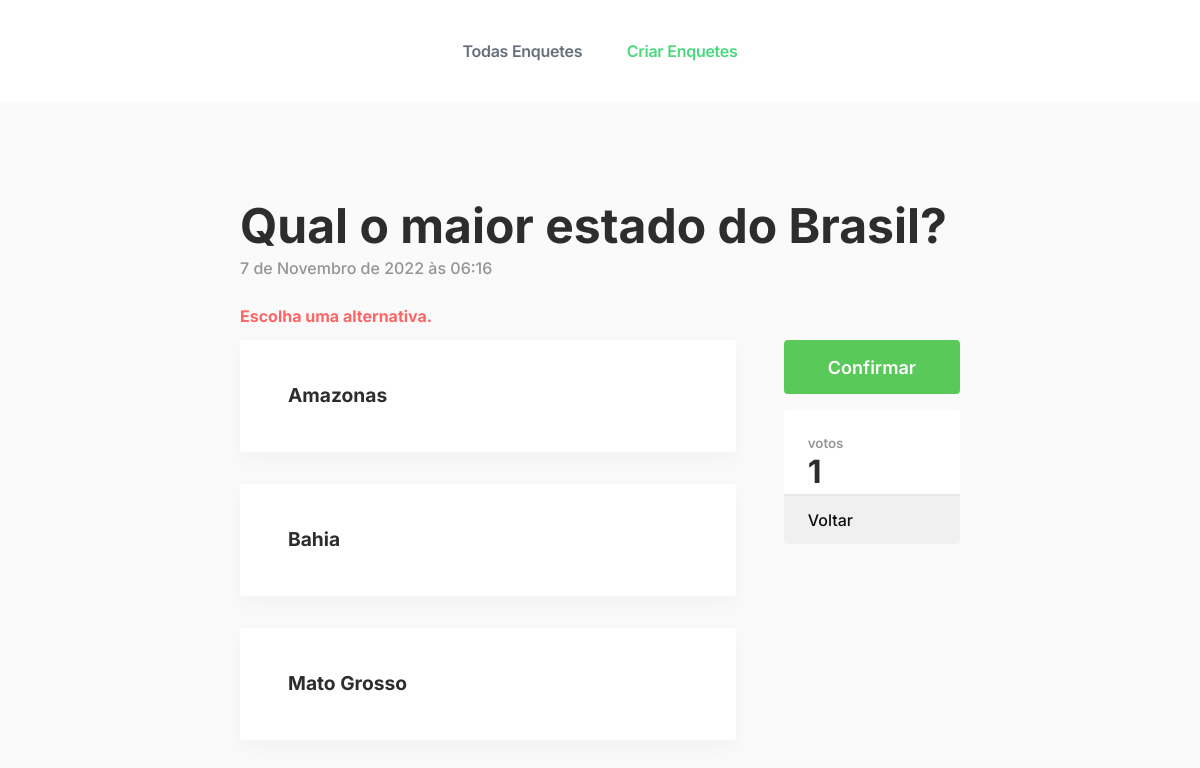
The page /enquetes/10/vote/ on the database its author committed.
### enquetes/models.py (models this page shows, shortened)
class Question(models.Model):
    question_text = models.CharField(max_length=200)
    pub_date = models.DateTimeField('date published',default=timezone.now())
    all_votes = models.IntegerField(default=0)
    category = models.CharField(max_length=100, default="")

class Choice(models.Model):
    question = models.ForeignKey(Question, on_delete=models.CASCADE)
    choice_text = models.CharField(max_length=200)
    votes = models.IntegerField(default=0)

### enquetes/views.py (the view, shortened to what this page needs)
# urls.py: path('<int:question_id>/vote/', views.vote, name='vote'),
def vote(request, question_id):
    question = get_object_or_404(Question, pk=question_id)
    try:
        selected_choice = question.choice_set.get(pk=request.POST['choice'])
    except (KeyError, Choice.DoesNotExist):
        return render(request, 'enquetes/detail.html', {
            'question': question,
            'error_message': "Escolha uma alternativa.",
        })

### enquetes/templates/enquetes/detail.html (shortened to what this page needs)
<!DOCTYPE html>
<html>
<head>
    {% load static %}
    <link rel="stylesheet" href="{% static 'enquetes/style_detail.css' %}">
    <link rel="stylesheet" href="{% static 'enquetes/nav.css' %}">
    <link rel="stylesheet" href="{% static 'enquetes/colors.css' %}">
</head>
<body>
    <nav class="nav">
        <div class="nav-center">
            <a href="{% url 'enquetes:index' %}" class="nav--link colorGrey">Todas Enquetes</a>
            <a href="{% url 'enquetes:create' %}" class="nav--link colorGreen">Criar Enquetes</a>
        </div>
    </nav>
    <main class="main">
        <section class="main-section">
            <form action="{% url 'enquetes:vote' question.id %}" method="post">
                <header>
                    <h1 class="title">{{ question.question_text }}</h1>
                    <p class="subtitle">{{ question.pub_date }}</p>
                </header>
                <div class="div">
                    <main>
                        {% if error_message %}<p class="erro"><strong>{{ error_message }}</strong></p>{% endif %}
                        {% for choice in question.choice_set.all %}
                        <div class="choice" onclick="choice({{ forloop.counter }})">
                            <label for="choice{{ forloop.counter }}">{{ choice.choice_text }}</label>
                        </div>
                        {% endfor %}
                    </main>
                    <aside>
                        <input class="submitbutton" type="submit" value="Confirmar">
                        <div class="votes">
                            <div class="div_votes">
                                <p>votos</p>
                                <h1>{{ question.all_votes }}</h1>
                            </div>
                            <a href="{% url 'enquetes:index' %}">
                                <div class="div_back">
                                    <p>Voltar</p>
                                </div>
                            </a>
                        </div>
                    </aside>
                </div>
            </form>
        </section>
    </main>
</body>
</html>

### enquetes/static/enquetes/style_detail.css (style rules this page uses)
.main-section { width: 60%; }
.main header { display: flex; gap: 10px; flex-direction: column; margin-bottom: 4em; }
.main header .title { font-size: -webkit-xxx-large; font-weight: 700; margin: 0; }
.main header .subtitle { font-weight: 500; color: #0d0d0d6e; margin: 0; }
.main .div { display: flex; flex-direction: row; justify-content: space-between; gap: 3em; }
.main .div main { display: flex; flex-direction: column; gap: 2em; width: 100%; }
.main .div main .choice { height: 7em; border-radius: 4px; background: white; box-shadow: #dedede47 0px 7px 20px 0px; padding: 0em 3em; display: flex; align-items: center; flex-direction: row; justify-content: flex-start; cursor: pointer; }
.main .div main .erro { margin: -2em 0em; position: absolute; color: #ff6565; }
.main .div main .choice label { font-size: larger; font-weight: 700; }
.main .div aside { width: 16em; display: flex; flex-direction: column; gap: 1em; }
.main .div aside .submitbutton { width: 100%; height: 3em; background: #59ca59; color: white; font-family: inter, sans-serif; font-weight: 600; font-size: large; border: none; border-radius: 4px; cursor: pointer; }
.main .div aside .votes { width: 100%; background: #ffffff; border-radius: 4px; }
.main .div aside .votes .div_votes { border-bottom: solid 2px #e8e8e8; padding: 0px 1.5em; display: flex; flex-direction: column; justify-content: flex-end; }
.main .div aside .votes .div_votes p { margin: 0; padding-top: 2em; font-weight: 600; font-size: smaller; color: #0d0d0d6e; }
.main .div aside .votes .div_votes h1 { margin: 6px 0px; font-size: xx-large; }
.main .div aside .votes .div_back { height: 3em; font-weight: 500; border: none; border-radius: 0 0 4px 4px; cursor: pointer; display: flex; justify-content: flex-start; align-items: center; padding: 0px 1.5em; background: #f0f0f0; }
a { text-decoration: none; color: #0d0d0d; }

### enquetes/static/enquetes/nav.css (style rules this page uses)
body { -webkit-font-smoothing: antialiased; background-color: #FAFAFA; color: #2D2D2D; font-family: 'Inter', sans-serif; line-height: 1; word-wrap: break-word; margin: 0; padding: 0; transition: background-color 0.5s ease; overflow-x: hidden; }
.nav { float: left; width: -webkit-fill-available; background-color: #FFF; padding: 27px 25px; height: 48px; }
.nav-center { position: absolute; left: 50%; width: 400px; margin-left: -200px; text-align: center; }
.nav--link { font-size: 16px; font-weight: 600; letter-spacing: -0.26px; line-height: 16px; text-decoration: none solid rgb(102, 111, 122); text-align: center; word-spacing: 0px; padding: 16px; display: inline-block; margin: 0px 4px; }
.main { float: left; width: 100%; padding: 100px 0px; display: flex; justify-content: center; }

### enquetes/static/enquetes/colors.css (style rules this page uses)
.colorGreen { color: #4AD97F; }
.colorGrey { color: #666F7A; }
a { transition: background 0.5s ease, color 0.5s ease; }

### rows shown on the page
Question: question_text "Qual o maior estado do Brasil?", pub_date "7 de Novembro de 2022 às 06:16", all_votes "1"
Choice: choice_text "Amazonas"
Choice: choice_text "Bahia"
Choice: choice_text "Mato Grosso"

### other values the page prints
{{ error_message }} "Escolha uma alternativa."
